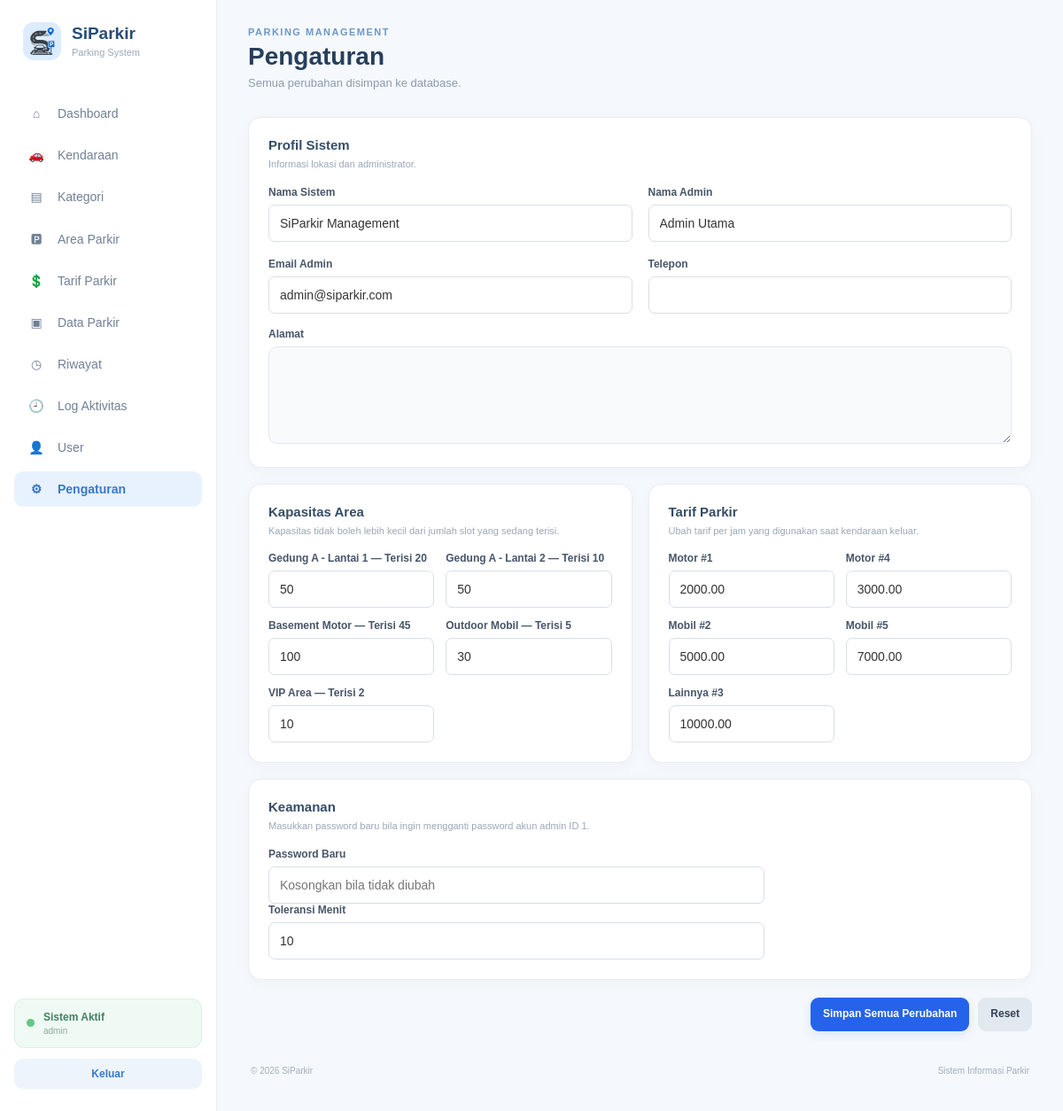
/controller/c_pengaturan.php?aksi=tampil (signed in), run on the app's committed database.
### tables this page shows
CREATE TABLE IF NOT EXISTS `tb_pengaturan` (
  `id_pengaturan` int NOT NULL,
  `nama_sistem` varchar(100) NOT NULL DEFAULT 'SiParkir Management',
  `nama_admin` varchar(100) NOT NULL DEFAULT 'Admin Utama',
  `email_admin` varchar(120) NOT NULL DEFAULT 'admin@siparkir.com',
  `telepon` varchar(30) NOT NULL DEFAULT '',
  `alamat` varchar(255) NOT NULL DEFAULT '',
  `toleransi_menit` int NOT NULL DEFAULT 10,
  `updated_at` datetime NOT NULL DEFAULT CURRENT_TIMESTAMP ON UPDATE CURRENT_TIMESTAMP,
  PRIMARY KEY (`id_pengaturan`)
);

CREATE TABLE `tb_area_parkir` (
  `id_area` int NOT NULL,
  `id_kategori` int DEFAULT NULL,
  `nama_area` varchar(50) NOT NULL,
  `kapasitas` int NOT NULL,
  `terisi` int NOT NULL DEFAULT '0'
);

CREATE TABLE `tb_tarif` (
  `id_tarif` int NOT NULL,
  `jenis_kendaraan` enum('motor','mobil','lainnya') NOT NULL,
  `tarif_per_jam` decimal(10,2) NOT NULL
);

### controller/c_pengaturan.php (called while the page is built, shortened)
<?php
require_once __DIR__ . '/../model/m_pengaturan.php';
$model=new M_Pengaturan();$aksi=$_GET['aksi']??'tampil';
$config=$model->get();$area=$model->areas();$tarif=$model->tariffs();require __DIR__.'/../views/v_pengaturan.php';

### views/_helpers.php (called while the page is built, shortened)
<?php
function base_url() {
    $projectRoot = str_replace('\\', '/', dirname(__DIR__));
    $docRoot = isset($_SERVER['DOCUMENT_ROOT']) ? str_replace('\\', '/', rtrim($_SERVER['DOCUMENT_ROOT'], '/')) : '';
    if ($docRoot !== '' && stripos($projectRoot, $docRoot) === 0) {
        return rtrim(substr($projectRoot, strlen($docRoot)), '/');
    }
    $script = str_replace('\\', '/', $_SERVER['SCRIPT_NAME'] ?? '');
    return rtrim(dirname(dirname($script)), '/');
}
function e($v){return htmlspecialchars((string)$v, ENT_QUOTES, 'UTF-8');}

### model/m_pengaturan.php (called while the page is built, shortened)
<?php
require_once __DIR__ . '/m_koneksi.php';
class M_Pengaturan
{
    public function get(){ global $conn; $q=mysqli_query($conn,'SELECT * FROM tb_pengaturan WHERE id_pengaturan=1'); return mysqli_fetch_assoc($q) ?: []; }
    public function areas(){ global $conn; $q=mysqli_query($conn,'SELECT id_area,nama_area,kapasitas,terisi FROM tb_area_parkir ORDER BY id_area'); return $q?mysqli_fetch_all($q,MYSQLI_ASSOC):[]; }
    public function tariffs(){ global $conn; $q=mysqli_query($conn,"SELECT * FROM tb_tarif ORDER BY jenis_kendaraan,id_tarif"); return $q?mysqli_fetch_all($q,MYSQLI_ASSOC):[]; }
}

### views/v_pengaturan.php (the view)
<?php require_once __DIR__.'/_helpers.php'; $current_page_override='v_pengaturan.php'; $basePath=base_url(); $msg=flash(); ?><!DOCTYPE html><html lang="id"><head><meta charset="UTF-8"><meta name="viewport" content="width=device-width,initial-scale=1"><title>Pengaturan - SiParkir</title><link rel="stylesheet" href="<?=e($basePath.'/asset/dashboard_admin.css')?>"></head><body><div class="layout"><?php include __DIR__.'/_sidebar.php'; ?><main class="main"><header class="header"><div><p class="small-title">PARKING MANAGEMENT</p><h1>Pengaturan</h1><p class="subtitle">Semua perubahan disimpan ke database.</p></div></header><?php if($msg):?><div class="alert success"><?=e($msg)?></div><?php endif;?><form action="<?=e($basePath.'/controller/c_pengaturan.php?aksi=simpan')?>" method="post" class="settings-grid"><div class="settings-body"><section class="page-panel"><div class="page-title-row"><div><h3>Profil Sistem</h3><p>Informasi lokasi dan administrator.</p></div></div><div class="form-grid"><div class="form-group"><label>Nama Sistem</label><input class="form-input" name="nama_sistem" value="<?=e($config['nama_sistem'])?>" required></div><div class="form-group"><label>Nama Admin</label><input class="form-input" name="nama_admin" value="<?=e($config['nama_admin'])?>" required></div><div class="form-group"><label>Email Admin</label><input class="form-input" type="email" name="email_admin" value="<?=e($config['email_admin'])?>" required></div><div class="form-group"><label>Telepon</label><input class="form-input" name="telepon" value="<?=e($config['telepon'])?>"></div></div><div class="form-group"><label>Alamat</label><textarea class="form-textarea" name="alamat"><?=e($config['alamat'])?></textarea></div></section>
<section class="page-panel"><div class="page-title-row"><div><h3>Kapasitas Area</h3><p>Kapasitas tidak boleh lebih kecil dari jumlah slot yang sedang terisi.</p></div></div><div class="form-grid three"><?php foreach($area as $a):?><div class="form-group"><label><?=e($a['nama_area'])?> — Terisi <?=$a['terisi']?></label><input class="form-input" type="number" min="<?=$a['terisi']?>" name="kapasitas[]" value="<?=$a['kapasitas']?>" required><input type="hidden" name="area_ids[]" value="<?=$a['id_area']?>"></div><?php endforeach;?></div></section>
<section class="page-panel"><div class="page-title-row"><div><h3>Tarif Parkir</h3><p>Ubah tarif per jam yang digunakan saat kendaraan keluar.</p></div></div><div class="form-grid three"><?php foreach($tarif as $t):?><div class="form-group"><label><?=e(ucfirst($t['jenis_kendaraan']))?> #<?=$t['id_tarif']?></label><input class="form-input" type="number" min="0" step="500" name="tarif_values[]" value="<?=$t['tarif_per_jam']?>" required><input type="hidden" name="tarif_ids[]" value="<?=$t['id_tarif']?>"></div><?php endforeach;?></div></section>
<section class="page-panel"><div class="page-title-row"><div><h3>Keamanan</h3><p>Masukkan password baru bila ingin mengganti password akun admin ID 1.</p></div></div><div class="form-group"><label>Password Baru</label><input class="form-input" type="password" name="password" minlength="6" placeholder="Kosongkan bila tidak diubah"></div><div class="form-group"><label>Toleransi Menit</label><input class="form-input" type="number" min="0" name="toleransi_menit" value="<?=$config['toleransi_menit']?>"></div></section><div class="form-actions"><button class="btn-primary" type="submit">Simpan Semua Perubahan</button><a class="btn-secondary" href="<?=e($basePath.'/controller/c_pengaturan.php?aksi=tampil')?>">Reset</a></div></div></form><footer><span>© 2026 SiParkir</span><span>Sistem Informasi Parkir</span></footer></main></div></body></html>

### data on the page
tb_pengaturan: nama_sistem "SiParkir Management", nama_admin "Admin Utama", email_admin "admin@siparkir.com", toleransi_menit "10"
tb_area_parkir: nama_area "Gedung A - Lantai 1", terisi "20", kapasitas "50"
tb_area_parkir: nama_area "Gedung A - Lantai 2", terisi "10", kapasitas "50"
tb_area_parkir: nama_area "Basement Motor", terisi "45", kapasitas "100"
tb_area_parkir: nama_area "Outdoor Mobil", terisi "5", kapasitas "30"
tb_area_parkir: nama_area "VIP Area", terisi "2", kapasitas "10"
tb_tarif: jenis_kendaraan "Motor", id_tarif "1", tarif_per_jam "2000.00"
tb_tarif: jenis_kendaraan "Motor", id_tarif "4", tarif_per_jam "3000.00"
tb_tarif: jenis_kendaraan "Mobil", id_tarif "2", tarif_per_jam "5000.00"
tb_tarif: jenis_kendaraan "Mobil", id_tarif "5", tarif_per_jam "7000.00"
tb_tarif: jenis_kendaraan "Lainnya", id_tarif "3", tarif_per_jam "10000.00"

### other printed values
$icon "⌂"
$label "Dashboard"
$icon "🚗"
$label "Kendaraan"
$icon "▤"
$label "Kategori"
$icon "🅿"
$label "Area Parkir"
$icon "💲"
$label "Tarif Parkir"
$icon "▣"
$label "Data Parkir"
$icon "◷"
$label "Riwayat"
$icon "🕘"
